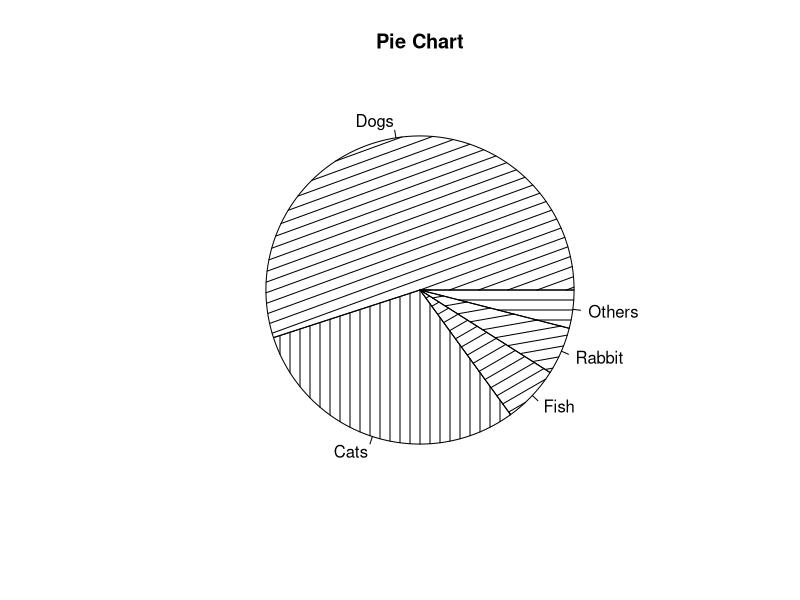
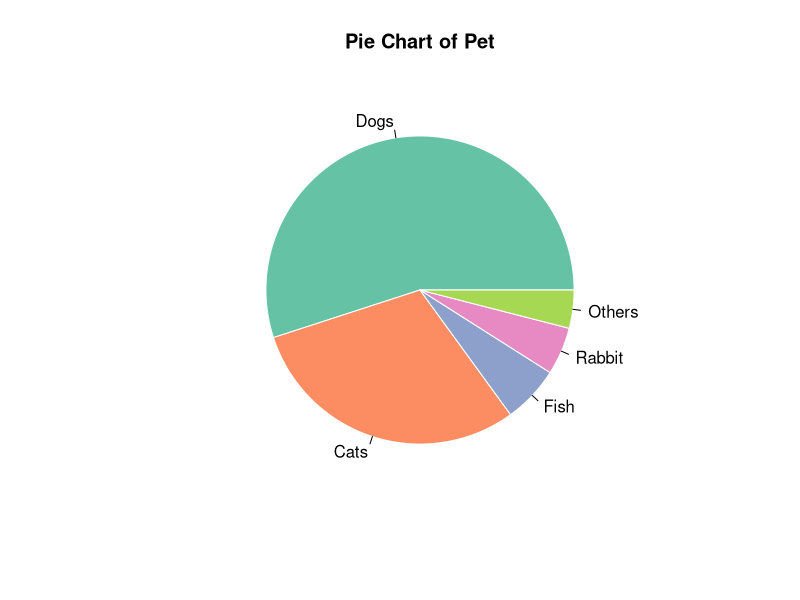
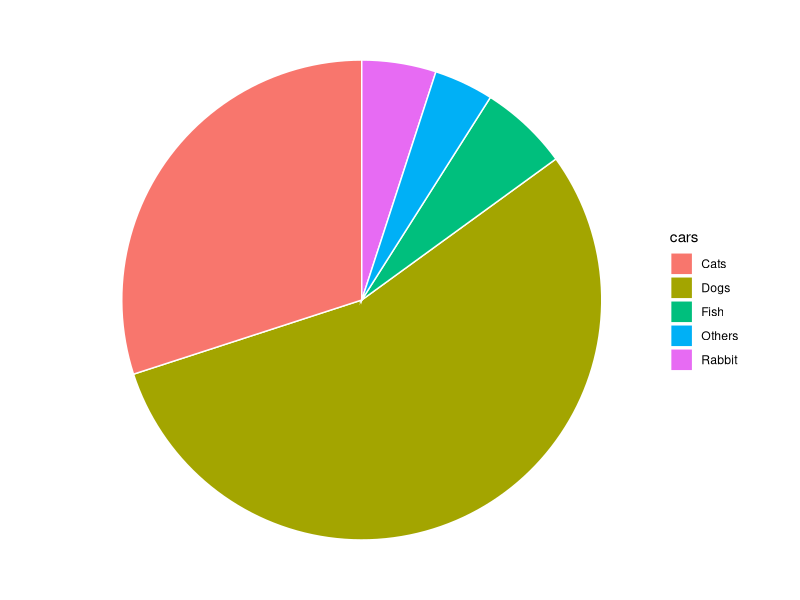

Write R code to recreate these figures, in order.
library(ggplot2)
     cars=c("Dogs", "Cats", "Fish", "Rabbit", "Others")
     perc=c(55, 30, 6, 5, 4)

#Using pie function
pie(perc, labels=cars,
    density=10,angle=c(20,90,30,10,0),
    main="Pie Chart")

# Prepare a color palette. Here with R color brewer:
library(RColorBrewer)
myPalette <- brewer.pal(5, "Set2") 

# You can change the border of each area with the 
#classical parameters:
pie(perc, labels = cars, 
    border="white", col=myPalette,
    main="Pie Chart of Pet")

df<-data.frame(
     cars=c("Dogs", "Cats", "Fish", "Rabbit", "Others"),
     perc=c(55, 30, 6, 5, 4))

# Basic piechart
ggplot(df, aes(x="", y=perc, fill=cars)) +
     geom_bar(stat="identity", width=1, color="white") +
     coord_polar("y", start=0) +
     
     theme_void() # remove background, grid, numeric labels
